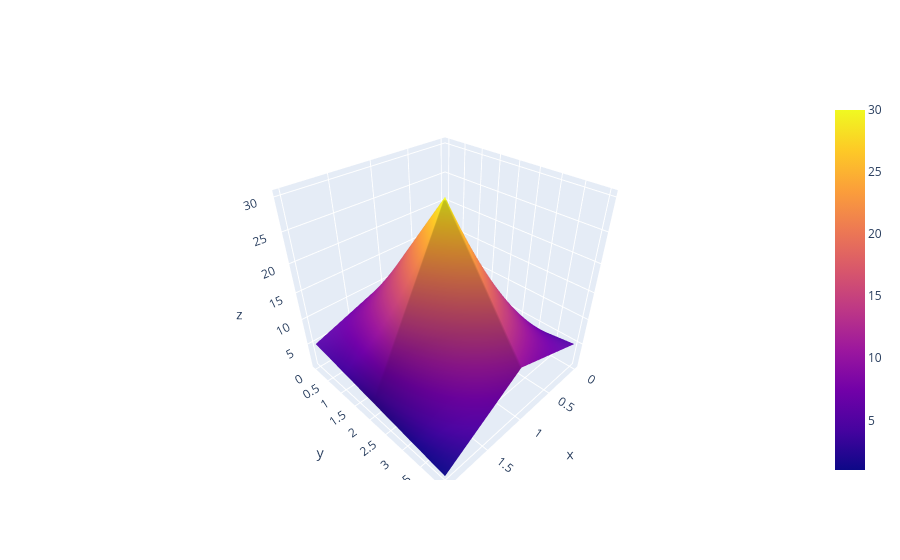

The code cell stored with this chart in its notebook:
### Code cell
import plotly.graph_objects as go


fig = go.Figure(data=[go.Surface(z=df3.values)])
fig.show()

### Figure 1 — Plotly figure (JSON) as saved in the notebook; plotly's stock layout.template omitted (floating-point values rounded to 4 significant figures)
{"data": [{"type": "surface", "z": [[1, 10, 5], [2, 20, 4], [3, 30, 3], [4, 20, 2], [5, 10, 1]]}], "layout": {}}
